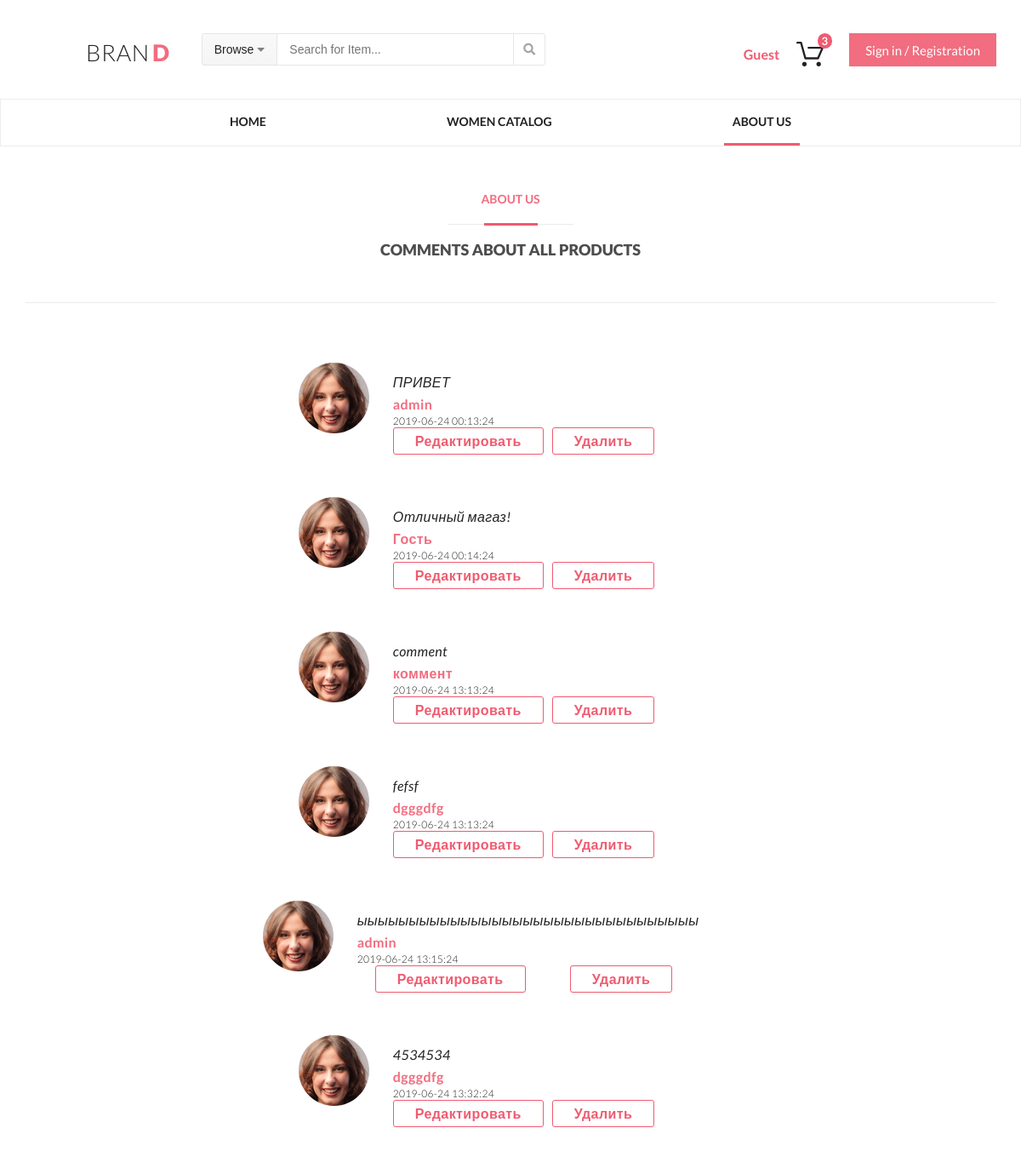
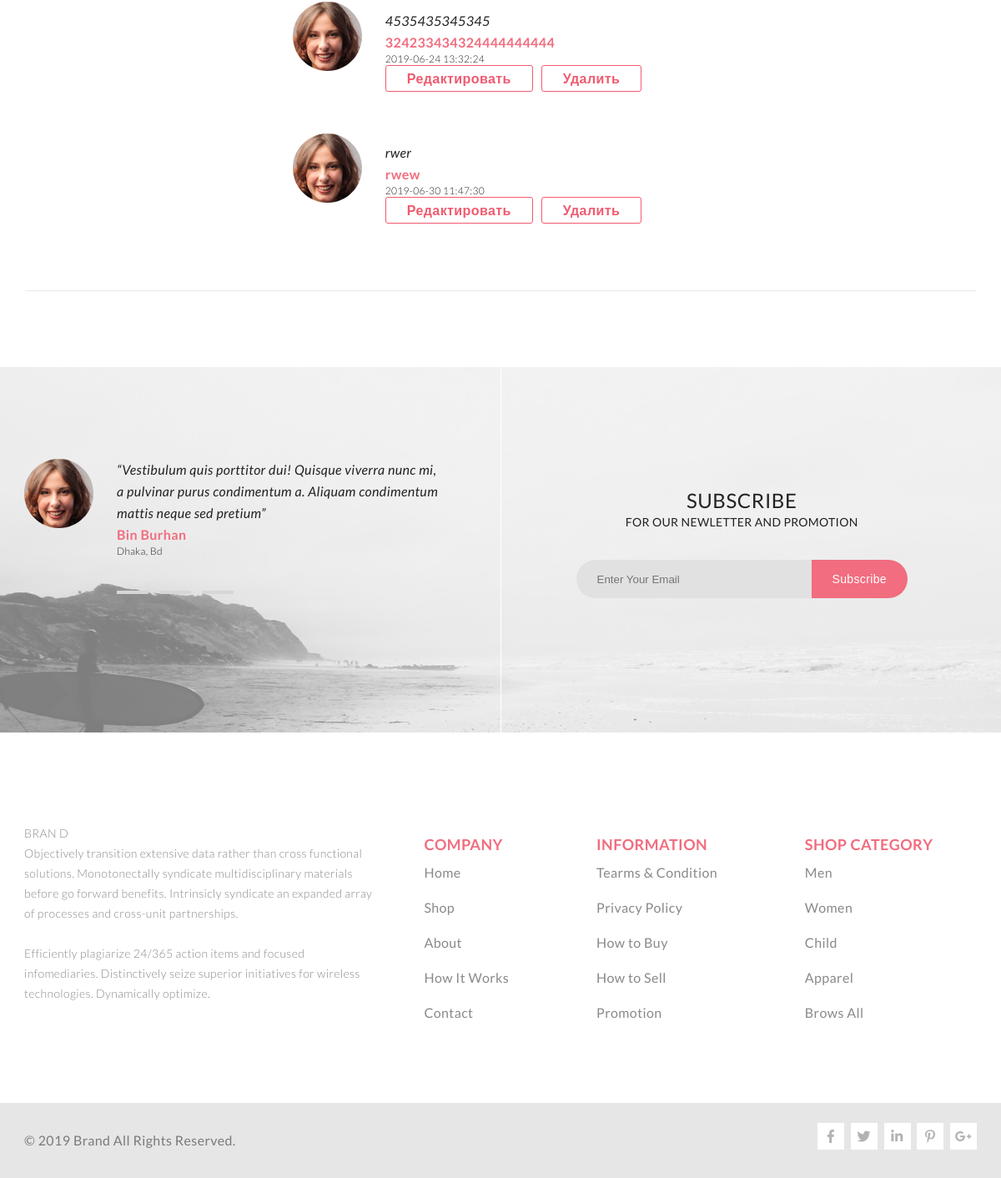
The page /about_us/ (signed in) on the database its author committed (2 pictures, top to bottom).
### tables this page shows
CREATE TABLE `comments` (
  `id_product` int(11) DEFAULT NULL,
  `id` int(11) NOT NULL,
  `text` varchar(200) NOT NULL,
  `name` varchar(45) NOT NULL,
  `date` datetime DEFAULT NULL,
  `email` varchar(45) DEFAULT NULL
);

### engine/db.php (called while the page is built, shortened)
<?php
function getDB()
{
    static $sqlConnect = null;
    if (is_null($sqlConnect)) {
        $sqlConnect = @mysqli_connect(HOST, USER, PASSWORD, DATABASE)
            or die("Ошибка соединения с БД" . mysqli_connect_error());
    }
    return $sqlConnect;
}
function getArrayDB($query) {
    $link = getDB();
    $result = @mysqli_query($link, $query) or die(mysqli_error($link));
    $result_array = [];
    foreach ($result as $row) {
        $result_array[] = $row;
    }
    return $result_array;
}

### engine/comments.php (called while the page is built, shortened)
<?php
function getListComments()
{
    return getArrayDB("SELECT * FROM `comments`");
}

### engine/controller.php (called while the page is built, shortened)
<?php
function getParamsTemplate($page)
{
    switch ($page) {
        case 'header':
            $paramsTemplate = [
                'countCart' => countCart(),
                'myEmail' => getUser(),
            ];
            break;
        case 'about_us':
            $paramsTemplate = [
                'title' => 'ABOUT US',
                'commentsList' => getListComments(),
                'messageComment' => messageComment(),
                'selectedComment' => editComment(),
            ];
            break;
    }
    return $paramsTemplate;
}

### templates/about_us.php (the view, shortened to what this page needs)
<main class="about_us_page">
    <section class="comments">
        <p class="collection">ABOUT US</p>
        <img src="/img/hot_deals/line-border-pink.png" alt="">
        <p class="heading">comments about all products</p>
    </section>
    <section class="comments">
        <? foreach ($commentsList as $comment) : ?>
            <div>
                <article class="comment">
                    <?= $comment['text'] ?>
                    <br>
                    <address>
                        <?= $comment['name'] ?>
                        <p><?= $comment['date'] ?></p>
                    </address>
                    <div class="buttons">
                        <a href="?action=edit&message=edit&id=<?= $comment['id'] ?>">Редактировать</a>
                        <a href="?action=delete&id=<?= $comment['id'] ?>">Удалить</a>
                    </div>
                </article>
            </div>
        <? endforeach; ?>
    </section>
</main>

### public/style/about_us.css (style rules this page uses)
.about_us_page { position: relative; width: 1142px; margin: 0 auto; }
.comments { padding: 50px 50px 50px; display: flex; flex-direction: column; align-items: center; margin: 0 auto; width: 1140px; }
.comments .comment { margin-top: 20px; background: url(../img/foto_comment.png) no-repeat; padding: 10px 70px 30px 111px; color: #222224; font-size: 16px; font-style: italic; line-height: 26px; letter-spacing: 0.4px; width: 100%; }
.comments .comment address { color: #f16d7f; font-size: 16px; font-weight: 700; letter-spacing: 0.4px; line-height: 26px; font-style: normal; }
.comments .comment address p { color: #222224; font-size: 12px; font-weight: 300; letter-spacing: 0.3px; line-height: 14px; }
.comments .comment .buttons { display: flex; justify-content: space-around; }
.comments .comment button, .comments .comment a { padding: 0px 20px; text-decoration: none !important; display: block; color: #ef5b70; font-size: 16px; font-weight: bold; border-radius: 3px; border: 1px solid #ef5b70; padding: 5px 25px; margin-right: 10px; line-height: 20px; font-style: normal; cursor: pointer; }
.comments .collection { color: #f16d7f; font-size: 14px; font-weight: 700; line-height: 24px; text-transform: uppercase; }
.comments img { margin: 16px; }
.comments .heading { color: #4d4d4d; font-size: 18px; font-weight: 900; line-height: 24px; text-transform: uppercase; }
section { width: 1140px; margin: 0 auto; display: flex; border-bottom: 1px solid #eaeaea; }

### public/style/index.css (style rules this page uses)
body { font-family: Lato, sans-serif; }
* { margin: 0; padding: 0; box-sizing: border-box; }

### rows shown on the page
comments: text "ПРИВЕТ", name "admin", date "2019-06-24 00:13:24"
comments: text "Отличный магаз!", name "Гость", date "2019-06-24 00:14:24"
comments: text "comment", name "коммент", date "2019-06-24 13:13:24"
comments: text "fefsf", name "dgggdfg", date "2019-06-24 13:13:24"
comments: text "ыыыыыыыыыыыыыыыыыыыыыыыыыыыыыыыыы", name "admin", date "2019-06-24 13:15:24"
comments: text "4534534", name "dgggdfg", date "2019-06-24 13:32:24"
comments: text "4535435345345", name "324233434324444444444", date "2019-06-24 13:32:24"
comments: text "rwer", name "rwew", date "2019-06-30 11:47:30"

### other values the page prints
$myEmail "Guest"
$countCart "3"
